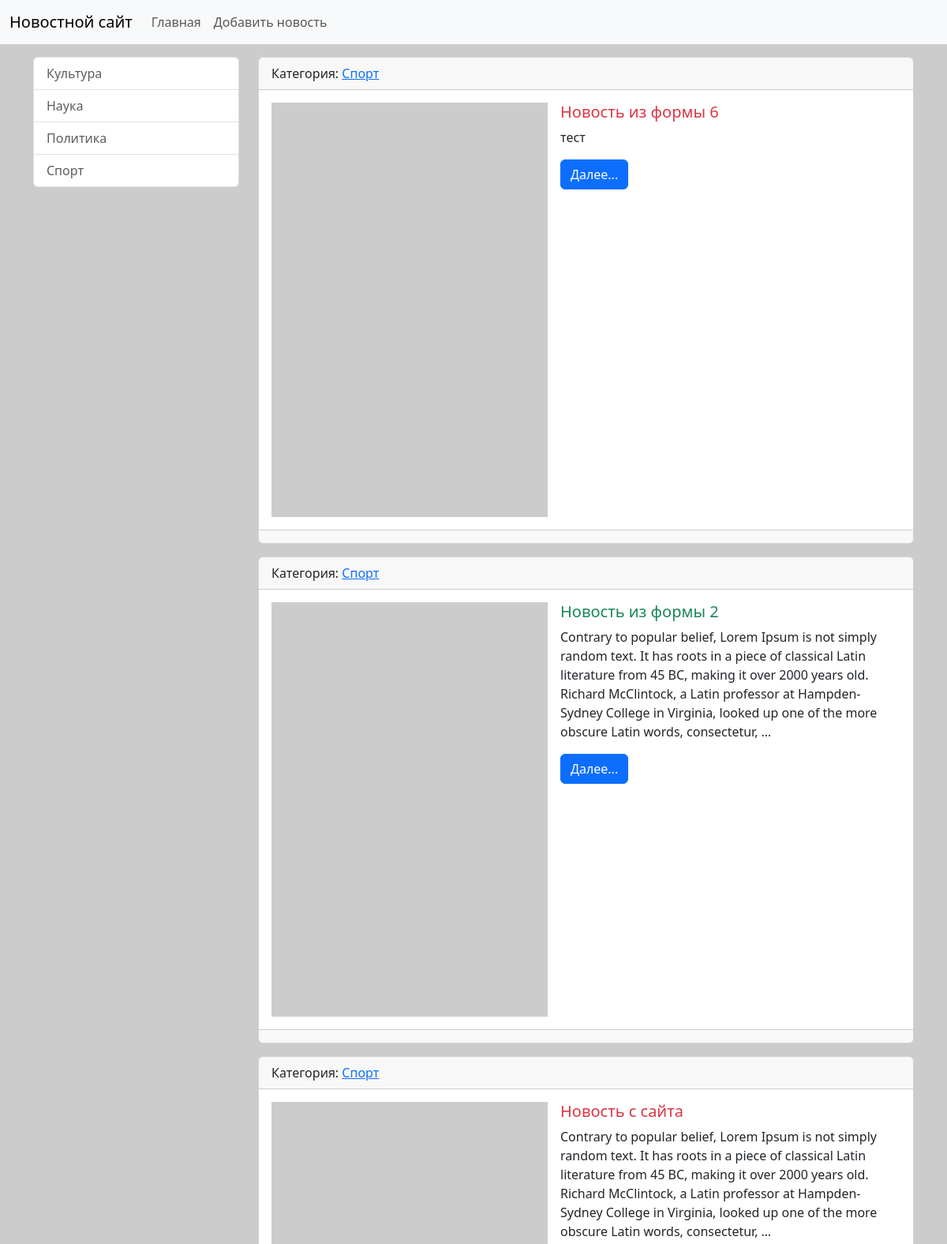
The page /category/2/ (upper part) on the database as committed earlier.
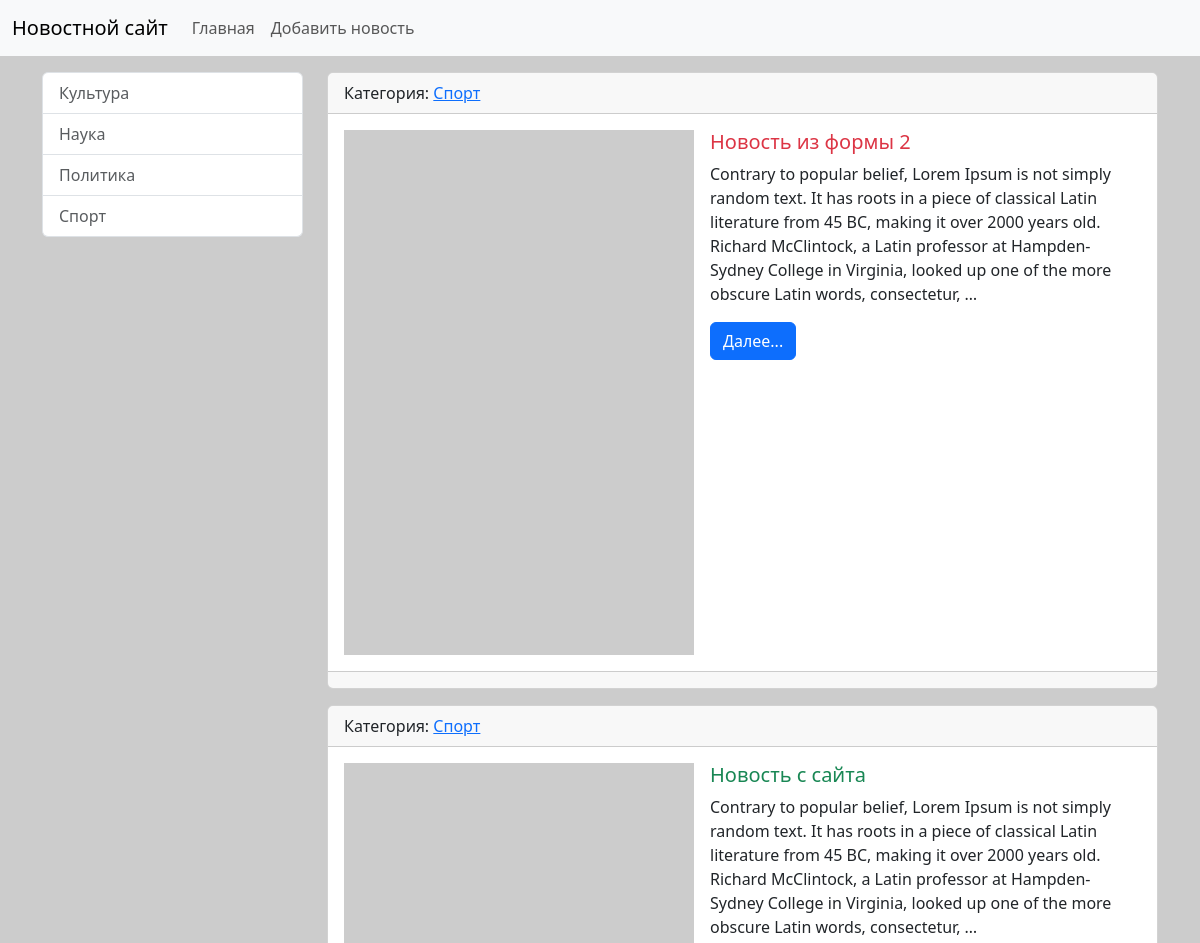
The same page on the database as committed later.
### news/models.py (models this page shows, shortened)
class Category(models.Model):
    title = models.CharField(max_length=150, db_index=True, verbose_name = 'Наименование категории') # При наличии db_index поле индексируется и поиск полей в этой таблице / модели становится более быстрым
    def get_absolute_url(self): # Название этого метода должно быть именно таким, чтобы Django мог его распознать и использовать для получения URL-адреса объекта и это договорённость между разработчиками Django. Этот метод возвращает URL-адрес для конкретного объекта модели, который будет использовать. Также django автоматически ищет этот метод и если находит его, то в админ.панели автоматически появляется кнопка "смотреть на сайте", которая ведёт на соответствующую страницу на сайте. При другом названии метода кнопки не будет.
        return reverse('category', kwargs={"category_id": self.pk}) # Главное отличе этой фукнции от template tag в том, что она строит ссылку в python-файлах, а template tag - в html-шаблонах. Здесь мы используем имя маршрута 'category' и передаем параметр category_id, который равен первичному ключу (pk) текущего объекта категории. В результате функция reverse вернет URL-адрес для этой категории, который можно использовать в шаблонах или других частях приложения.
    class Meta:
        verbose_name = 'Категория'
        verbose_name_plural = 'Категории'
        ordering = ('title', )
    def __str__(self):
        return self.title

class News(models.Model):
    title = models.CharField(max_length=150, verbose_name="Наименование")
    content = models.TextField(blank=True, verbose_name="Содержание")
    created_at = models.DateTimeField(auto_now_add=True, verbose_name="Дата создания")
    updated_at = models.DateTimeField(auto_now=True, verbose_name="Дата редактирования")
    photo = models.ImageField(upload_to='photos/%Y/%m/%d', verbose_name="Фото", blank=True)
    is_published = models.BooleanField(default=True, verbose_name="Опубликовано")
    category = models.ForeignKey('Category', on_delete=models.PROTECT, verbose_name = 'Категория') # Модель можно указать двумя способами: ссылкой на модель (но только в том случае, если эта модель объявлена раньше, перед указанием foreign key в другой модели) или указав имя модели - 'Category'. null=True поставлен из-за того, что category и связь с category были добавлены после того, как в БД уже были добавлены новости без категории.
    class Meta:
        verbose_name = 'Новость'    # Это правильный перевод или наименование единственного числа объекта модели, с которой мы работаем
        verbose_name_plural = 'Новости' # Это правильный перевод или наименование множественного числа объектов модели, с которой мы работаем
        ordering = ['-created_at'] # Это параметр сортировки объектов модели, с которой мы работаем ("-" означает, что в обратном порядке)
    def get_absolute_url(self): # Благодаря этому методу при использовании класса CreatedView после создания новости происходит автоматический редирект на новую новость. Происходит это из-за того, что этот метод назван именно так и django именно такое название ожидает в некоторых местах. И именно в момент добавления объекта через CreatedView django смотрит, есть ли у модели News (к этой модели подвязана форма) метод get_absolute_url и если есть, то он его использует для постоения ссылки, на которую нужно сделать редирект. Теперь, при классе CreateNews от класса CreateView, если этого метода не будет, то будет ошибка о том, что нет url, на который надо сделать редирект
        return reverse('view_news', kwargs={"pk": self.pk})

### news/views.py (the view)
# urls.py: path('category/<int:category_id>/', NewsByCategory.as_view(extra_context={'title':'Какой-то тайтл'}), name='category'), # В данном случае extra_content - это просто пример того, как в метод as_view ещ
class NewsByCategory(ListView):
    model = News
    template_name = 'news/home_news+list.html'  #Также переопределяем шаблон, который будет использоваться в качестве страницы
    context_object_name = 'news'
    allow_empty = False # Это специальный атрибут класса, который показывает пустые списки. По умолчанию он установлен в True. Поставив в False запрещается показ пустых списков, т.е. если, к примеру, категория пустая, т.е. в ней нет новостей, то сама категория не будет показываться, а будет просто ошибка 404, т.е. нет такой страницы с категорией, которая пустая, т.е. и категории как-бы нет.
    def get_context_data(self, **kwargs):
        context = super().get_context_data(**kwargs)
        context['title'] = Category.objects.get(pk=self.kwargs['category_id'])
        return context
    def get_queryset(self): # Для получения новостей только одной категории надо использовать параметр category_id, который есть в объекте self. Т.е. мы добавляет к фильтру ещё и фильтрацию по category_id
        return News.objects.filter(category_id = self.kwargs['category_id'], is_published = True)

### news/templatetags/news_tags.py (called while the page is built)
@register.inclusion_tag('news/list_categories.html')
def show_categories():    # Можно передавать дополнительные параметры (def show_categories(arg1='Hello', arg2='World')
    categories = Category.objects.all()
    return {"categories": categories}   # При передачи доп. параметров в функцию return должен выглядеть с из возвратом, чтобы увидеть их значения return {"categories": categories, "arg1": arg1, "arg2": arg2}

### news/templates/news/news_list.html (shortened to what this page needs)
{% extends 'base.html' %}
{% block sidebar %}
{% include 'include/_sidebar.html' %}
{% endblock %}
{% block content %}
{% for item_news in object_list %}
    <div class="card mb-3">
        <div class="card-header">
            Категория: <a href="{{ item_news.category.get_absolute_url }}">{{ item_news.category }}</a>
        </div>
        <div class="card-body">
            <div class="d-flex align-items-start" style="min-height: 300px;">
                {% if item_news.photo %}
                    <img src="{{ item_news.photo.url }}" alt="" width="350" class="flex-shrink-0 me-3">
                {% else %}
                    <img src="https://picsum.photos/seed/picsum/200/300" alt="" width="350" class="flex-shrink-0 me-3">
                {% endif %}
                <div class="flex-grow-1">
                    <div class="media-body">
                        <h5 class="card-title {% cycle 'text-danger' 'text-success' %}">{{ item_news.title }}</h5>
                        <p class="card-text">{{ item_news.content|truncatewords:50 }}</p>
                        <a href="{{ item_news.get_absolute_url }}" class="btn btn-primary">Далее...</a>
                    </div>
                </div>
            </div>
        </div>
        <div class="card-footer text-body-secondary">
        </div>
    </div>
{% empty %}
    Больше новостей нет.
{% endfor %}
{% endblock  %}

### news/templates/news/list_categories.html
<div class="list-group">
  {% for item_category in categories %}
    <a href="{{ item_category.get_absolute_url }}" class="list-group-item list-group-item-action" aria-current="true" >{{ item_category.title }}</a >
  {% empty %}
    <p class="text-muted">Категорий нет.</p>
  {% endfor %}
</div>

Rows that differ between the two databases and show on the page:
no longer on this page (row edited): News: category "Спорт", title "Новость из формы 6", content "тест"
